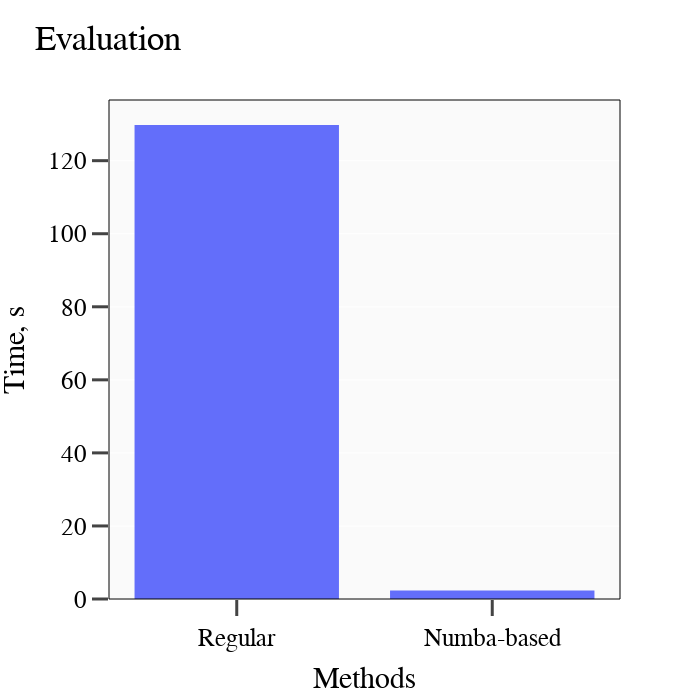

The notebook cell saved with this chart:
### Markdown cell above
### Task 8.4

### Code cell
fig = go.Figure()

fig.add_trace(go.Histogram(histfunc= 'max',
                        x = ['Regular', 'Numba-based'], 
                            y = [reg_time, jit_time], 
                            name = 'nme',
                            ))

fig.update_layout(font_size = 25,
                    font_color='black',
                    title = "Evaluation",
                    plot_bgcolor = 'rgba(250,250,250,1)',
                    width = 700,
                    height = 700,
                    # LEGEND
                    legend_title = "Models",
                    legend_font_size = 25,
                    legend_x = 1.02,
                    legend_y = 1,
                    #legend_bordercolor = 'black',
                    #legend_borderwidth = 1,
                    legend_itemsizing = 'trace',
                    legend_itemwidth=100,                      
                    # X-axis
                    xaxis_title = "Methods",
                    xaxis_nticks = 7,
                    xaxis_ticklen = 16,
                    xaxis_tickwidth = 3,
                    xaxis_ticks = 'outside',
                    # Y-axis
                    yaxis_title = "Time, s",
                    yaxis_nticks = 10,
                    yaxis_ticklen = 16,
                    yaxis_tickwidth = 3,                                           
                    yaxis_ticks = 'outside'                     
                    )
    
fig.add_shape(type="rect",
                xref="paper",
                yref="paper",
                x0=0,
                y0=0,
                x1=1.0,
                y1=1.0,
        line=dict(
            color="black",
                width=1,))
fig.layout.font.family = 'sans-serif'
fig.write_image(file="HW_8_evaluation.png",
                format='png',
                width=700,
                height=700,
                scale=1
                )
fig.show()

### Figure 1 — Plotly figure (JSON) as saved in the notebook; plotly's stock layout.template omitted (floating-point values rounded to 4 significant figures)
{"data": [{"histfunc": "max", "name": "nme", "type": "histogram", "x": ["Regular", "Numba-based"], "y": [129.8, 2.319]}], "layout": {"font": {"color": "black", "family": "sans-serif", "size": 25}, "height": 700, "legend": {"font": {"size": 25}, "itemsizing": "trace", "itemwidth": 100, "title": {"text": "Models"}, "x": 1.02, "y": 1}, "plot_bgcolor": "rgba(250,250,250,1)", "shapes": [{"line": {"color": "black", "width": 1}, "type": "rect", "x0": 0, "x1": 1, "xref": "paper", "y0": 0, "y1": 1, "yref": "paper"}], "title": {"text": "Evaluation"}, "width": 700, "xaxis": {"nticks": 7, "ticklen": 16, "ticks": "outside", "tickwidth": 3, "title": {"text": "Methods"}}, "yaxis": {"nticks": 10, "ticklen": 16, "ticks": "outside", "tickwidth": 3, "title": {"text": "Time, s"}}}}
